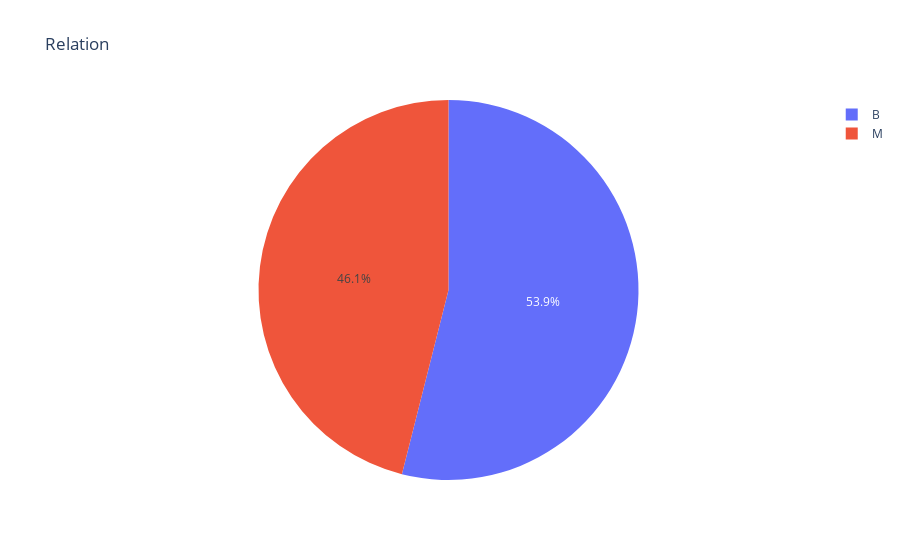

Write notebook code for a chart like this one.
### Code cell
fig = px.pie(df, values='radius_mean', names='diagnosis', title='Relation')
fig.show()

### Figure 1 — Plotly figure (JSON) as saved in the notebook; plotly's stock layout.template omitted (floating-point values rounded to 4 significant figures; data arrays with more than 128 entries replaced by an {"elided": "..."} marker saying what was removed)
{"data": [{"domain": {"x": [0.0, 1.0], "y": [0.0, 1.0]}, "hovertemplate": "diagnosis=%{label}<br>radius_mean=%{value}<extra></extra>", "labels": {"elided": "569 str values"}, "legendgroup": "", "name": "", "showlegend": true, "type": "pie", "values": {"elided": "569 float values"}}], "layout": {"legend": {"tracegroupgap": 0}, "title": {"text": "Relation"}}}
